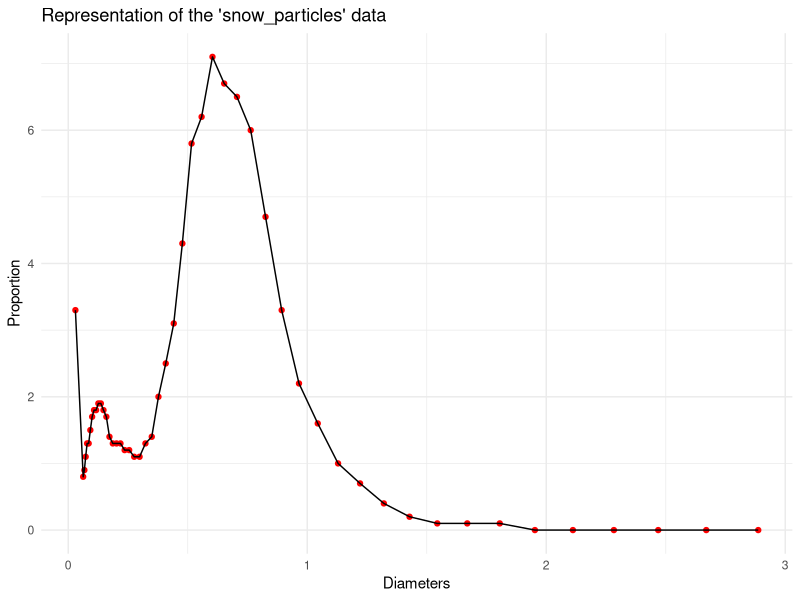
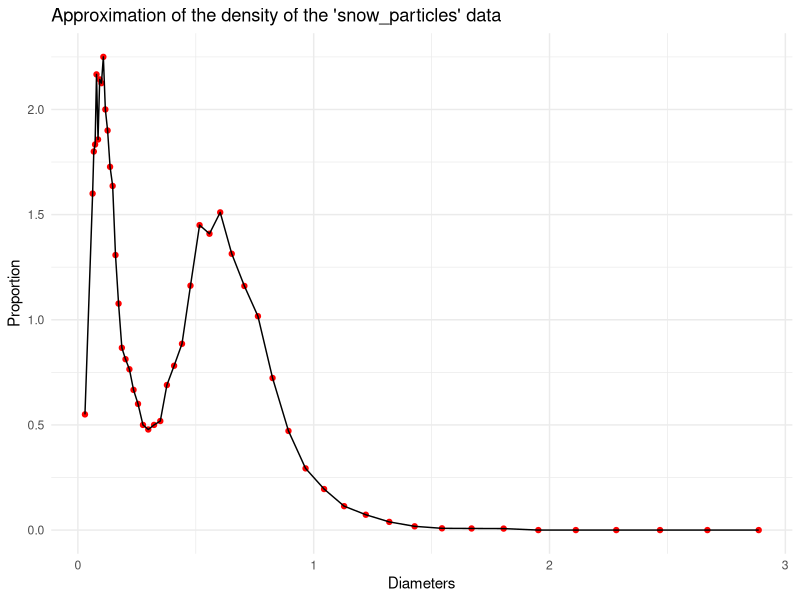
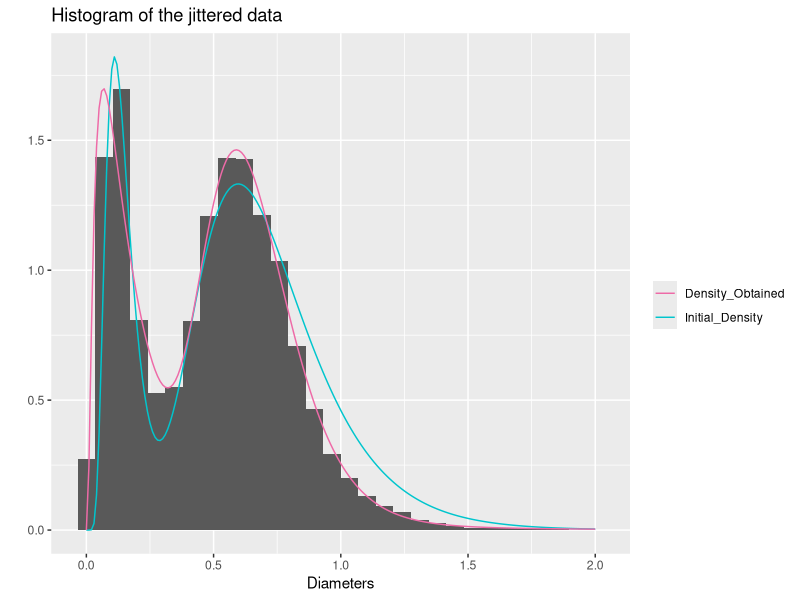
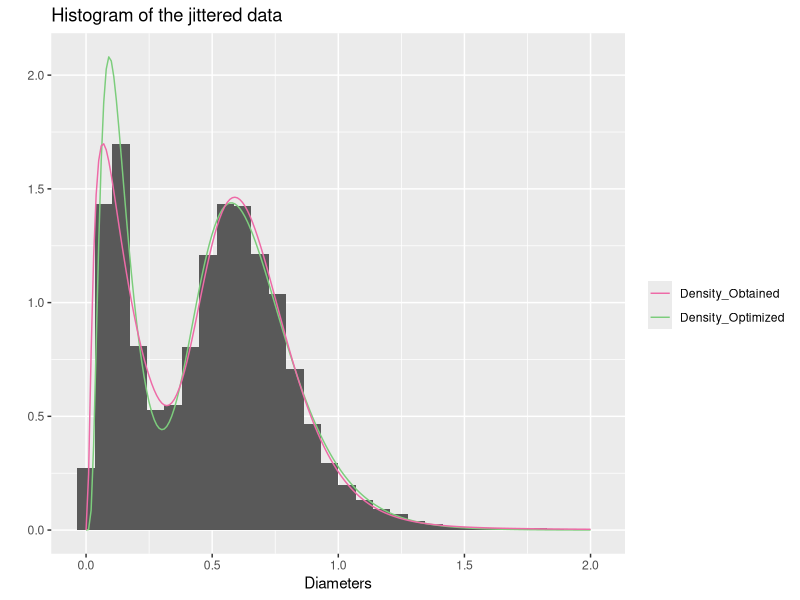

These charts were generated, in order, by the following R code: (Note: a time limit stopped this script after it produced the figures.)
## ---- chunk 1
knitr::opts_chunk$set(echo = FALSE, warning=FALSE, message=FALSE)
## ---- chunk 2
library(ggplot2)
## ---- chunk 3
setwd("~/Google Drive/EPFL/Applied Stat/StatApp-314577/Project-1")
data <- read.csv2("1_snow_particles.csv", sep=",")
data <- data.frame(startpoint <- as.numeric(data$startpoint),
                   endpoint <- as.numeric(data$endpoint),
                   value <- as.numeric(data$retained....),
                   number <- as.numeric(data$particles.detected))
## ---- chunk 4
x <- (data$endpoint-data$startpoint)/2 + data$startpoint
data_clean <- data.frame(start=data$startpoint)

# I plot the proportion in the middle of each innterval 
ggplot()+
  geom_point(aes(x[1:51], data$value[1:51]), color="red")+
  geom_line(aes(x[1:51], data$value[1:51]), color="black")+
  xlab("Diameters")+
  ylab("Proportion")+
  ggtitle("Representation of the 'snow_particles' data ")+
  theme_minimal()

## ---- chunk 5
# I would like to create an approximation of the density by taking the length of the interval into account 

length_inter <- (data$endpoint - data$startpoint)*100


ggplot()+
  geom_point(aes(x[1:51], data$value[1:51]/length_inter[1:51]), color="red")+
  geom_line(aes(x[1:51], data$value[1:51]/length_inter[1:51]), color="black")+
  xlab("Diameters")+
  ylab("Proportion")+
  ggtitle("Approximation of the density of the 'snow_particles' data")+
  theme_minimal()
## ---- chunk 6
f <- function(x, mu1, mu2, sigma1, sigma2, tau){
  return((1 - tau) * dlnorm(x, mu1, sigma1) + tau * dlnorm(x, mu2, sigma2))
}

log_likelihood <- function(X, mu1, mu2, sigma1, sigma2, tau){
  return (sum(log(f(X, mu1, mu2, sigma1, sigma2, tau))))
}

## ---- chunk 7
number <- round((data$value * data$number)/100)
data_jit <- rep(0, length(number))
k <- 0
for(i in 1:45){
  data_jit[(k+1) : (k + number[i])] <- runif(number[i], data$startpoint[i], endpoint[i])
  k <- k + number[i]
}

X <- data_jit

## ---- chunk 8
em <- function(X, tol, mu1_l, mu2_l, sigma1_l, sigma2_l, tau_l){
  logl_prev <- 0 
  logl <- log_likelihood(X, mu1_l, mu2_l, sigma1_l, sigma2_l, tau_l)
  i <- 0
  while (abs(logl_prev - logl) > tol & i<300) {
    i <- i+1
    logl_prev <- logl
    p <- tau_l * dlnorm(X, mu2_l, sigma2_l) /  f(X, mu1_l, mu2_l, sigma1_l, sigma2_l, tau_l)
    tau_l <- mean(p)
    
    mu1_l <- sum((1-p)*log(X))/sum(1-p)
    mu2_l <- sum(p*log(X))/sum(p)
    
    sigma1_l <- sqrt(sum((1-p)*(log(X) - mu1_l)^2)/sum(1-p))
    sigma2_l <- sqrt(sum(p * (log(X) - mu2_l)^2)/sum(p))
    
    logl <- log_likelihood(X, mu1_l, mu2_l, sigma1_l, sigma2_l, tau_l)
  }
  
  if (i>99){
    print("the algorithm didn't converge")
  }
  
  if (tau_l < 0.5){
    return(list(mu2_l, mu1_l, sigma2_l, sigma1_l, 1-tau_l))
  }
  return(list(mu1_l, mu2_l, sigma1_l, sigma2_l, tau_l))
}

L <- em(X, 0.000001, -2, -0.39, sqrt(1/5), sqrt(1/8), 0.75)

mu1 = unlist(L[1])
mu2 = unlist(L[2])
sigma1 = unlist(L[3])
sigma2 = unlist(L[4])
tau = unlist(L[5])
## ---- chunk 9
seq <- seq(0, 2, 0.01)

ggplot()+
  geom_histogram(aes(data_jit, y=..density..))+
  ggtitle("Histogram of the jittered data")+
  xlab("Diameters")+
  ylab("")+
  geom_line(aes(seq, f(seq, -2, -0.39, sqrt(1/5), sqrt(1/8), 0.75), colour="Initial_Density"))+
  geom_line(aes(seq, f(seq, mu1, mu2, sigma1, sigma2, tau), colour="Density_Obtained"))+
  scale_color_manual(name="", values=c(Initial_Density = "turquoise3", Density_Obtained="hotpink2"))

## ---- chunk 10
log_round <- function(data, par){
  return(sum(-data$value*log(par[5]*(plnorm(data$endpoint, par[2], par[4]) 
                                    - plnorm(data$startpoint, par[2], par[4])) + 
                       (1- par[5])*(plnorm(data$endpoint, par[1], par[3]) 
                                    - plnorm(data$startpoint, par[1], par[3])))))
}

opti <- optim(par=c(mu1, mu2, sigma1, sigma2, tau), log_round, data=data)$par
## ---- chunk 11
ggplot()+
  geom_histogram(aes(data_jit, y=..density..))+
  ggtitle("Histogram of the jittered data")+
  xlab("Diameters")+
  ylab("")+
  geom_line(aes(seq, f(seq, opti[1], opti[2], opti[3], opti[4],opti[5]), colour="Density_Optimized"))+
  geom_line(aes(seq, f(seq, mu1, mu2, sigma1, sigma2, tau), colour="Density_Obtained"))+
  scale_color_manual(name="", values=c(Density_Optimized = "palegreen3", Density_Obtained="hotpink2"))

## ---- chunk 12
#cumulative funnction of the mixture law
pl <- function(x, mu1, mu2, sigma1, sigma2, tau){
  return(tau * plnorm(x, mu2, sigma2) + (1-tau)*plnorm(x, mu1, sigma1))
}

# Calcul of the statistic 

ecdd <- ecdf(X)
ecd <- ecdd(sort(X))
tt <- max(abs(ecd-pl(sort(X), opti[1], opti[2], opti[3], opti[4], opti[5])))
## ---- chunk 13
B <- 100
opt <- matrix(0, nrow=B, ncol=5)
t <- rep(0, B)

for (b in 1:B){
  # 1) Génération du sample & data
  samp <- sample(x=1:52, size=data$number[1], prob=data$value, replace=TRUE)
  vec = rep(0, 52)
  for (i in 1:52){
    vec[i] <- sum(samp==i)
  }
    
  vect = vec / data$number[1]* 100
    
  data2 <- data.frame(startpoint <- data$startpoint,
                        endpoint <- data$endpoint,
                        value <- vect,
                        number <- data$number)
  
  # 2) Jittered data 
  number <- round((data2$value * data2$number)/100)
  data_jit <- rep(0, length(number))
  k <- 0
  for(i in 1:45){
    data_jit[(k+1) : (k + number[i])] <- runif(number[i], data2$startpoint[i], data2$endpoint[i])
    k <- k + number[i]
  }
  
  X <- data_jit
  
  # 3) Fonction EM 
  L <- em(X, 0.000001, opti[1], opti[2] ,opti[3],  opti[4], opti[5])
    
  mu1 = unlist(L[1])
  mu2 = unlist(L[2])
  sigma1 = unlist(L[3])
  sigma2 = unlist(L[4])
  tau = unlist(L[5])
  
  # 4) Optimisation 
  opt[b, 1:5] <- optim(par=c(mu1, mu2, sigma1, sigma2, tau), log_round, data=data2)$par
  
  # 5) 
  #seq <- seq(0, 1.5, 0.1)
  ecdd <- ecdf(X)
  ecd <- ecdd(sort(X))
  t[b] <- max(abs(ecd-pl(sort(X), opt[b, 1], opt[b, 2], opt[b, 3], opt[b, 4], opt[b, 5])))
}

p_value <- (1+ sum(t > tt))/(B+1)
